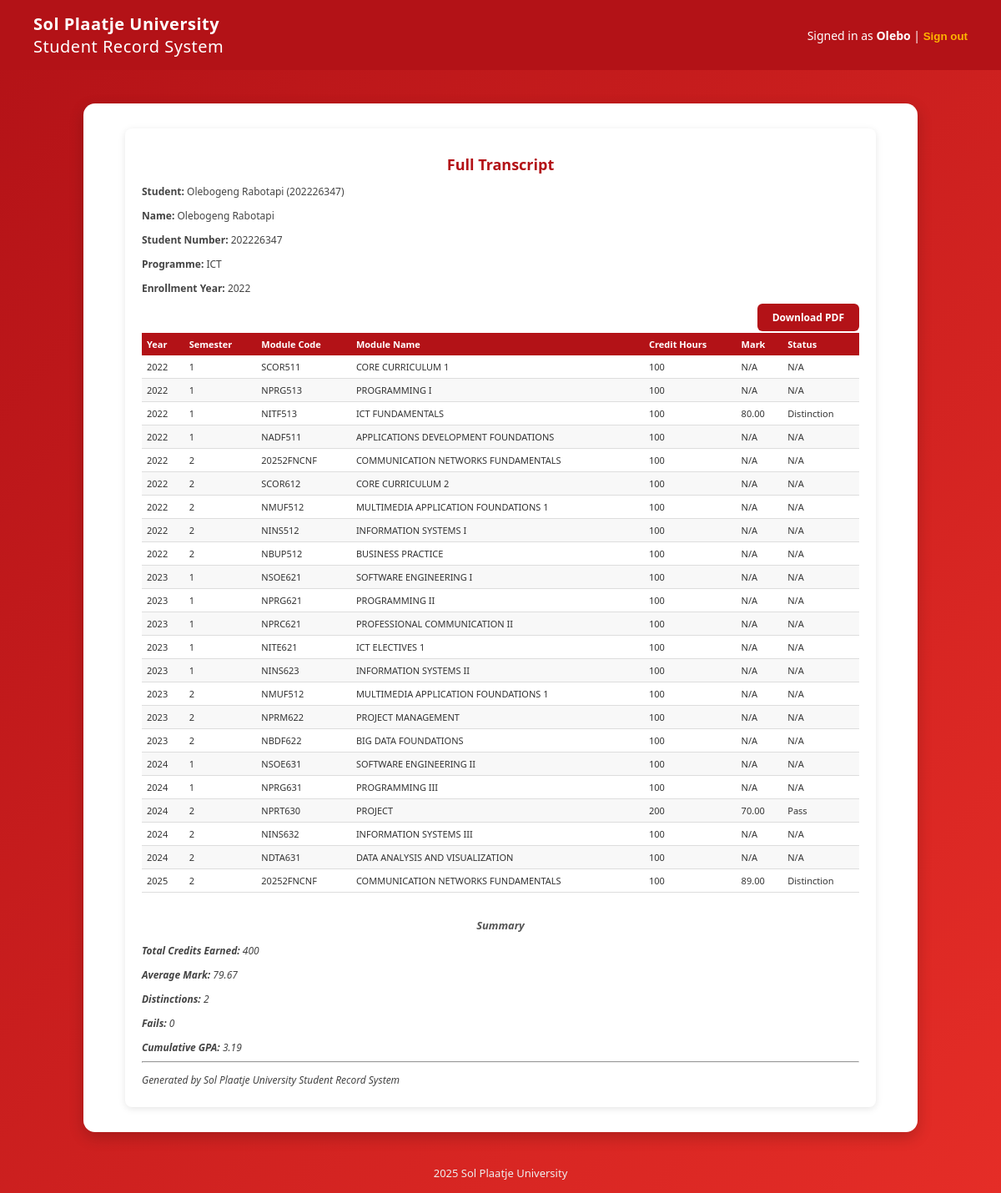
/records/student/1/transcript/ (signed in), run on the app's committed database.
### records/models.py (models this page shows, shortened)
class Student(models.Model):
	user = models.OneToOneField(User, on_delete=models.CASCADE, null=True, blank=True)
	first_name = models.CharField(max_length=50)
	last_name = models.CharField(max_length=50)
	student_number = models.CharField(max_length=20, unique=True)
	programme = models.ForeignKey(Programme, on_delete=models.CASCADE)
	enrollment_year = models.PositiveIntegerField()

class Programme(models.Model):
	name = models.CharField(max_length=100)
	description = models.TextField()
	duration_years = models.PositiveIntegerField(default=3)

class Module(models.Model):
	code = models.CharField(max_length=10, unique=True)
	name = models.CharField(max_length=100)
	description = models.TextField()
	credit_hours = models.PositiveIntegerField()
	programme = models.ForeignKey(Programme, on_delete=models.CASCADE)
	semester = models.PositiveIntegerField()
	lecturer = models.ForeignKey(User, on_delete=models.SET_NULL, null=True, blank=True, limit_choices_to={'is_staff': True}, related_name='modules_taught')

class Mark(models.Model):
	enrollment = models.OneToOneField(Enrollment, on_delete=models.CASCADE)
	mark = models.DecimalField(max_digits=5, decimal_places=2)

### records/views.py (the view)
# urls.py: path('student/<int:student_id>/transcript/', views.full_transcript, name='full_transcript'),
@login_required
def full_transcript(request, student_id):
	student = get_object_or_404(Student, id=student_id)
	if not request.user.is_staff:
		if not hasattr(request.user, 'student') or request.user.student.id != student.id:
			return HttpResponseForbidden("You are not allowed to view this transcript.")
	enrollments = Enrollment.objects.filter(student=student).order_by('academic_year', 'semester')
	results = []
	total_credits = 0
	total_marks = 0
	mark_count = 0
	distinctions = 0
	fails = 0
	for enrollment in enrollments:
		mark = Mark.objects.filter(enrollment=enrollment).first()
		mark_value = float(mark.mark) if mark else None
		if mark_value is None:
			status = "N/A"
		elif mark_value >= 75:
			status = "Distinction"
			distinctions += 1
		elif mark_value <= 45:
			status = "Fail"
			fails += 1
		elif 46 <= mark_value <= 49:
			status = "Fail (Supplementary Allowed)"
			fails += 1
		else:
			status = "Pass"
		if mark_value is not None:
			total_marks += mark_value
			mark_count += 1
			total_credits += enrollment.module.credit_hours
		results.append({
			'module': enrollment.module,
			'year': enrollment.academic_year,
			'semester': enrollment.semester,
			'mark': mark.mark if mark else None,
			'status': status
		})
	average_mark = round(total_marks / mark_count, 2) if mark_count else None
	gpa = round(total_marks / mark_count / 25, 2) if mark_count else None  # Example: scale GPA to 4.0
	context = {
		'student': student,
		'results': results,
		'total_credits': total_credits,
		'average_mark': average_mark,
		'distinctions': distinctions,
		'fails': fails,
		'gpa': gpa,
	}
	return render(request, 'records/full_transcript.html', context)

### records/templates/records/full_transcript.html (shortened to what this page needs)
{% extends 'base.html' %}
{% block content %}
<div class="container">
    <h2>Full Transcript</h2>
    <p><strong>Student:</strong> {{ student.first_name }} {{ student.last_name }} ({{ student.student_number }})</p>
    <div class="student-details" style="margin-bottom:18px;">
        <p><strong>Name:</strong> {{ student.first_name }} {{ student.last_name }}</p>
        <p><strong>Student Number:</strong> {{ student.student_number }}</p>
        <p><strong>Programme:</strong> {{ student.programme.name }}</p>
        <p><strong>Enrollment Year:</strong> {{ student.enrollment_year }}</p>
    </div>
    <div style="text-align:right; margin-bottom:10px;">
        <a href="{% url 'download_transcript_pdf' student.id %}" style="background:#b31217;color:#fff;padding:8px 18px;border-radius:6px;text-decoration:none;font-weight:bold;">Download PDF</a>
    </div>
    {% if results %}
    <table>
        <thead>
            <tr>
                <th>Year</th>
                <th>Semester</th>
                <th>Module Code</th>
                <th>Module Name</th>
                <th>Credit Hours</th>
                <th>Mark</th>
                <th>Status</th>
            </tr>
        </thead>
        <tbody>
            {% for result in results %}
            <tr>
                <td data-label="Year">{{ result.year }}</td>
                <td data-label="Semester">{{ result.semester }}</td>
                <td data-label="Module Code">{{ result.module.code }}</td>
                <td data-label="Module Name">{{ result.module.name }}</td>
                <td data-label="Credit Hours">{{ result.module.credit_hours }}</td>
                <td data-label="Mark">{{ result.mark|default:"N/A" }}</td>
                <td data-label="Status">{{ result.status }}</td>
            </tr>
            {% endfor %}
        </tbody>
    </table>
    {% else %}
        <p class="footer-note">No transcript data available.</p>
    {% endif %}
    <div class="footer-note" style="margin-top:30px;">
        <h3>Summary</h3>
        <p><strong>Total Credits Earned:</strong> {{ total_credits }}</p>
        <p><strong>Average Mark:</strong> {{ average_mark|default:"N/A" }}</p>
        <p><strong>Distinctions:</strong> {{ distinctions }}</p>
        <p><strong>Fails:</strong> {{ fails }}</p>
        <p><strong>Cumulative GPA:</strong> {{ gpa|default:"N/A" }}</p>
        <hr>
        <p>Generated by Sol Plaatje University Student Record System</p>
    </div>
</div>
{% endblock %}

### records/templates/base.html (shortened to what this page needs)
{% load static %}
<!DOCTYPE html>
<html lang="en">
<head>
</head>
<body>
    {% if not pdf %}
    <header>
        <div class="logo-section">
            <h1>Sol Plaatje University<br><span style="font-weight: normal;">Student Record System</span></h1>
        </div>
        <div class="auth-links">
            {% if user.is_authenticated %}
                Signed in as <strong>{{ user.get_full_name|default:user.username }}</strong> |
                <form action="/accounts/logout/" method="post" style="display:inline;">
                    <button type="submit" style="background:none; border:none; color:#ffb400; font-weight:bold; cursor:pointer; padding:0;">Sign out</button>
                </form>
            {% else %}
                <a href="/accounts/login/">Sign in</a>
            {% endif %}
        </div>
    </header>
    {% endif %}
    <main>
        {% block content %}{% endblock %}
    </main>
    <footer>
        2025 Sol Plaatje University
    </footer>
</body>
</html>

### records/templates/base.html (style rules this page uses)
body { font-family: "Segoe UI", Arial, sans-serif; background: linear-gradient(to bottom right, #b31217, #e52d27); color: #333; margin: 0; padding: 0; }
header { background-color: #b31217; color: #fff; padding: 15px 40px; display: flex; justify-content: space-between; align-items: center; }
.logo-section { display: flex; align-items: center; gap: 10px; }
header h1 { font-size: 20px; margin: 0; letter-spacing: 0.5px; }
.auth-links { font-size: 14px; }
main { background-color: #fff; margin: 40px auto; padding: 30px 50px; border-radius: 14px; box-shadow: 0 6px 18px rgba(0,0,0,0.2); max-width: 900px; }
footer { text-align: center; color: #eee; font-size: 13px; margin-top: 40px; padding-bottom: 15px; }

### records/templates/records/full_transcript.html (style rules this page uses)
.container { background: #fff; border-radius: 8px; padding: 16px 20px; box-shadow: 0 2px 8px rgba(0,0,0,0.10); font-size: 12px; max-width: 900px; }
h2 { color: #b31217; text-align: center; margin-bottom: 8px; font-size: 18px; }
p, .student-details p { color: #444; text-align: left; font-size: 12px; margin-bottom: 8px; }
table { width: 100%; border-collapse: collapse; margin-top: 8px; font-size: 11px; }
th { background-color: #b31217; color: #fff; padding: 6px; text-align: left; font-size: 11px; }
td { padding: 6px; border-bottom: 1px solid #ddd; font-size: 11px; }
tr:nth-child(even) { background-color: #f8f8f8; }
.footer-note { text-align: center; margin-top: 16px; font-style: italic; color: #555; font-size: 11px; }

### data on the page
Student: first_name "Olebogeng", last_name "Rabotapi", student_number "202226347", programme.name "ICT", enrollment_year "2022"
Module: year "2022", semester "1", module.code "SCOR511", module.name "CORE CURRICULUM 1", module.credit_hours "100", mark "N/A", status "N/A"
Module: year "2022", semester "1", module.code "NPRG513", module.name "PROGRAMMING I", module.credit_hours "100", mark "N/A", status "N/A"
Module: year "2022", semester "1", module.code "NITF513", module.name "ICT FUNDAMENTALS", module.credit_hours "100", mark "80.00", status "Distinction"
Module: year "2022", semester "1", module.code "NADF511", module.name "APPLICATIONS DEVELOPMENT FOUNDATIONS", module.credit_hours "100", mark "N/A", status "N/A"
Module: year "2022", semester "2", module.code "20252FNCNF", module.name "COMMUNICATION NETWORKS FUNDAMENTALS", module.credit_hours "100", mark "N/A", status "N/A", year "2025", mark "89.00", status "Distinction"
Module: year "2022", semester "2", module.code "SCOR612", module.name "CORE CURRICULUM 2", module.credit_hours "100", mark "N/A", status "N/A"
Module: year "2022", semester "2", module.code "NMUF512", module.name "MULTIMEDIA APPLICATION FOUNDATIONS 1", module.credit_hours "100", mark "N/A", status "N/A", year "2023"
Module: year "2022", semester "2", module.code "NINS512", module.name "INFORMATION SYSTEMS I", module.credit_hours "100", mark "N/A", status "N/A"
Module: year "2022", semester "2", module.code "NBUP512", module.name "BUSINESS PRACTICE", module.credit_hours "100", mark "N/A", status "N/A"
Module: year "2023", semester "1", module.code "NSOE621", module.name "SOFTWARE ENGINEERING I", module.credit_hours "100", mark "N/A", status "N/A"
Module: year "2023", semester "1", module.code "NPRG621", module.name "PROGRAMMING II", module.credit_hours "100", mark "N/A", status "N/A"
Module: year "2023", semester "1", module.code "NPRC621", module.name "PROFESSIONAL COMMUNICATION II", module.credit_hours "100", mark "N/A", status "N/A"
Module: year "2023", semester "1", module.code "NITE621", module.name "ICT ELECTIVES 1", module.credit_hours "100", mark "N/A", status "N/A"
Module: year "2023", semester "1", module.code "NINS623", module.name "INFORMATION SYSTEMS II", module.credit_hours "100", mark "N/A", status "N/A"
Module: year "2023", semester "2", module.code "NPRM622", module.name "PROJECT MANAGEMENT", module.credit_hours "100", mark "N/A", status "N/A"
Module: year "2023", semester "2", module.code "NBDF622", module.name "BIG DATA FOUNDATIONS", module.credit_hours "100", mark "N/A", status "N/A"
Module: year "2024", semester "1", module.code "NSOE631", module.name "SOFTWARE ENGINEERING II", module.credit_hours "100", mark "N/A", status "N/A"
Module: year "2024", semester "1", module.code "NPRG631", module.name "PROGRAMMING III", module.credit_hours "100", mark "N/A", status "N/A"
Module: year "2024", semester "2", module.code "NPRT630", module.name "PROJECT", module.credit_hours "200", mark "70.00", status "Pass"
Module: year "2024", semester "2", module.code "NINS632", module.name "INFORMATION SYSTEMS III", module.credit_hours "100", mark "N/A", status "N/A"
Module: year "2024", semester "2", module.code "NDTA631", module.name "DATA ANALYSIS AND VISUALIZATION", module.credit_hours "100", mark "N/A", status "N/A"

### other printed values
{{ user.get_full_name|default:user.username }} "Olebo"
{{ total_credits }} "400"
{{ average_mark|default:"N/A" }} "79.67"
{{ distinctions }} "2"
{{ fails }} "0"
{{ gpa|default:"N/A" }} "3.19"
